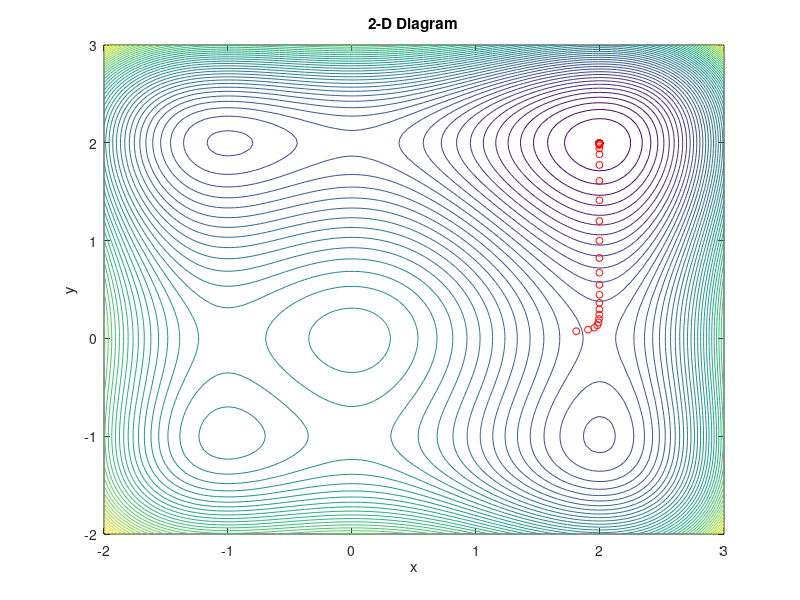

Here is the MATLAB script that generated this plot:
%Combined the code from hw2 and hw3 with alterations
clear
clc
close all

% Function from last time
f = @(x, y) (x.^4 + y.^4) / 4 - (x.^3 + y.^3) / 3 - (x.^2 + y.^2) + 4;
% Search range as described on hw pdf(-2 to 3)
xmin = -2;
xmaxim = 3;
ymin = -2;
ymaxim = 3;

% Initialize the starting points
x_start = (xmaxim - xmin) * rand() + xmin;
y_start = (ymaxim - ymin) * rand() + ymin;
learning_rate = 0.1;

% Maximum number of iterations (changed from 50 to 100 for max number)
iterations = randi([10, 100]);
% Arrays to store the data for optimization
x_data = zeros(iterations, 1);
y_data = zeros(iterations, 1);
f_data = zeros(iterations, 1);

% Gradient Descent Optimization method being used
x_current = x_start;
y_current = y_start;
for k = 1:iterations
% Ensure that x and y stay within the search range or -2 and 3 and not
% past it
x_current = max(min(x_current, xmaxim), xmin);
y_current = max(min(y_current, ymaxim), ymin);
% Calculate the gradient using finite differences
grad_x = (f(x_current + 0.01, y_current) - f(x_current, y_current)) / 0.01;
grad_y = (f(x_current, y_current + 0.01) - f(x_current, y_current)) / 0.01;
% Update x and y values using the negative gradient
x_current = x_current - learning_rate * grad_x;
y_current = y_current - learning_rate * grad_y;
% Store the data
x_data(k) = x_current;
y_data(k) = y_current;
f_data(k) = f(x_current, y_current);
end

% Plot the optimization path on a contour plot similar to the hill diagram
% from hw3
x = linspace(xmin, xmaxim, 100);
y = linspace(ymin, ymaxim, 100);
[X, Y] = meshgrid(x, y);
Z = f(X, Y);
figure;
contour(X, Y, Z, 50); 
hold on;
plot(x_data, y_data, 'ro', 'MarkerSize', 5);
xlabel('x');
ylabel('y');
title('2-D Diagram');
% Output the final result like hw2
fprintf('Optimal Solution:\n');
fprintf('x = %.4f\n', x_current);
fprintf('y = %.4f\n', y_current);
fprintf('Minimum Value: %.4f\n', f(x_current, y_current));

